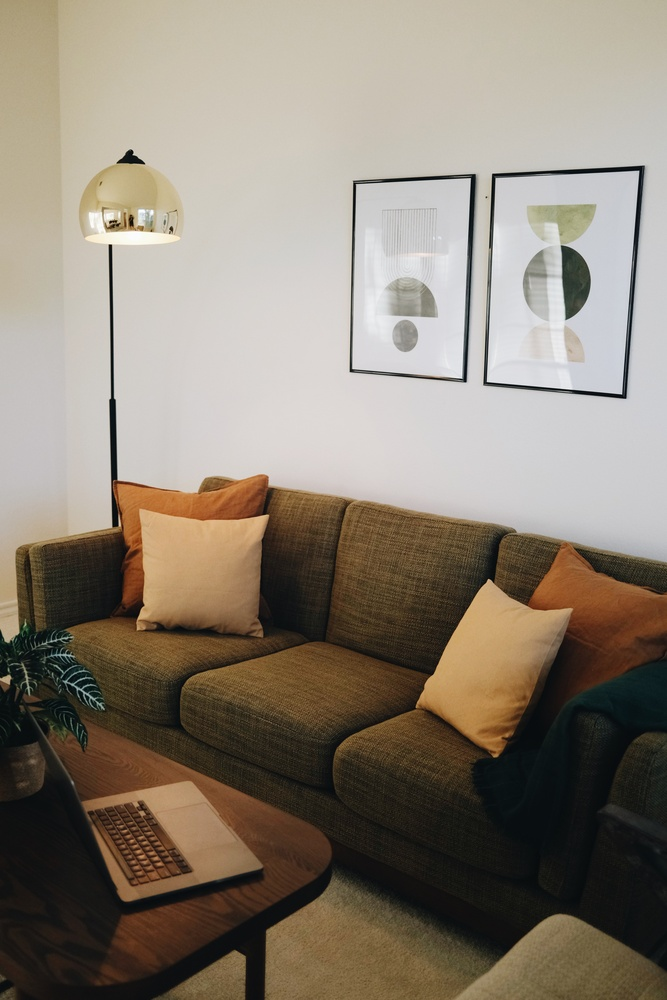
#> input picture images/example-unsplash.jpg, 667 x 1000 px, shrunk from 4160 x 6240 before the run
$ python processing.py   (older library calls are emulated)
#> lines starting #> are read from the running program, lines starting #| are printed output that depends on the picture
import numpy as np
import matplotlib.pyplot as plt
from os.path import join
from scipy.ndimage import correlate as calculate
from PIL import Image


IMGDIR = join(".", "images")

def kernel_conv(img, kernel):
    assert type(kernel) == np.ndarray, "Kernel must be a 'numpy.ndarray' object"
    assert img.ndim == kernel.ndim, f"Cannot convolve kernel (of dimension {kernel.ndim}) with image (of dimension {img.ndim})"

    new_img = np.zeros_like(img)
    calculate(img, kernel, output=new_img, mode="constant", cval=0.0)
    return new_img


def rgb2grey(img):
    """Input rgb image as np-array, shape (h, w, channels)
    """
    if img.ndim <= 2:
        return img

    n_channels = img.shape[2]
    if n_channels > 3:
        # strip off alpha channel
        # greyscale shouldn't have alphas also
        img = img[..., :3]

    # translate using luminosity-weighted function
    transform = np.array([0.2989, 0.5870, 0.1140])  # R, G, B weightings

    # apply transform to image
    grey = np.sum(np.multiply(transform, img), axis = 2)

    return grey


def gauss2d(size=3, spread=0.5, mu=0, sig=1):
    x, y = np.meshgrid(np.linspace(-spread,spread,size), np.linspace(-spread,spread,size))
    dst = np.sqrt(x*x+y*y)

    return 1./(2*np.pi*sig**2) * np.exp(-( (dst-mu)**2 / ( 2.0 * sig**2 ) ) )


def blur2d(img, kernel_size=3, kernel_type="mean"):
    """Assume 2d image (i.e. non-RGB)

    kernal_size: Dimension of a square kernel
    """

    kernel = np.ones((kernel_size, kernel_size))

    if kernel_type == "gaussian":
        kernel = gauss2d(size=kernel_size, sig=1)

    # normalise kernel
    kernel = kernel / np.sum(kernel)

    new_img = np.zeros_like(img)
    calculate(img, kernel, output=new_img, mode="constant", cval=0.0)

    return new_img


def blur(img, kernel_size=3, kernel_type="mean", stddev=1, greyscale=False):
    if greyscale:
        img = rgb2grey(img)

    if kernel_type == "gaussian":
        kernel = gauss2d(size=kernel_size, sig=stddev)
    else:
        kernel = np.ones((kernel_size, kernel_size))

    # normalise kernel
    kernel = kernel / np.sum(kernel)

    new_img = np.zeros_like(img)
    if greyscale:
        calculate(img, kernel, output=new_img, mode="constant", cval=0.0)
    else:
        # split into RGBa, then recombine
        for chan in range(img.shape[2]):
            new_img[..., chan] = calculate(img[..., chan], kernel, mode="constant", cval=0.0)

    return new_img


def sobel(img):
    """Apply a sobel operator to an image to highlight edges.
    """

    # horizontal gradient kernel
    k_v = np.array([
        [-1, 0, +1],
        [-2, 0, +2],
        [-1, 0, +1]
    ], dtype=np.float64)

    # vertical gradient kernel
    k_h = np.array([
        [-1, -2, -1],
        [ 0,  0,  0],
        [+1, +2, +1]
    ], dtype=np.float64)

    # Convolve
    G_x = np.zeros_like(img)
    G_y = np.zeros_like(img)
    calculate(img, k_v, output=G_x, mode="constant", cval=0.0)
    calculate(img, k_h, output=G_y, mode="constant", cval=0.0)

    # Calculate gradient magnitude, angle
    G = np.sqrt(G_x**2 + G_y**2)
    angles = np.arctan2(G_y, G_x)

    # Normalise output
    G = (G-np.min(G))/(np.max(G)-np.min(G))*255

    return G, angles


def sc_sobel(img):
    from scipy.ndimage import sobel as scipy_sobel
    G_x = scipy_sobel(img, axis=1, mode="constant", cval=0.0)
    G_y = scipy_sobel(img, axis=0, mode="constant", cval=0.0)

    # Calculate gradient magnitude, angle
    G = np.sqrt(G_x**2 + G_y**2)
    angles = np.arctan2(G_y, G_x)

    # Normalise output
    G = (G-np.min(G))/(np.max(G)-np.min(G))*255

    return G, angles


if __name__ == "__main__":
    fname = join(IMGDIR, "example-unsplash.jpg")
    # fname = join(IMGDIR, "256-square-image.png")

    img = Image.open(fname)
#> img is the input picture: PIL image 667x1000 RGB; mean R, G, B 139.2, 129.1, 115.6
    np_img = np.asarray(img)

    fig, axs = plt.subplots(1, 5, sharex=True, sharey=True, figsize=(15, 8))

    # convert to array
    axs[0].imshow(np_img)
    axs[0].set_title("Original")

    # convert to greyscale
    bw_img = rgb2grey(np_img)
#> in rgb2grey, `grey = np.sum(np.multiply(transform, img), axis = 2)`:
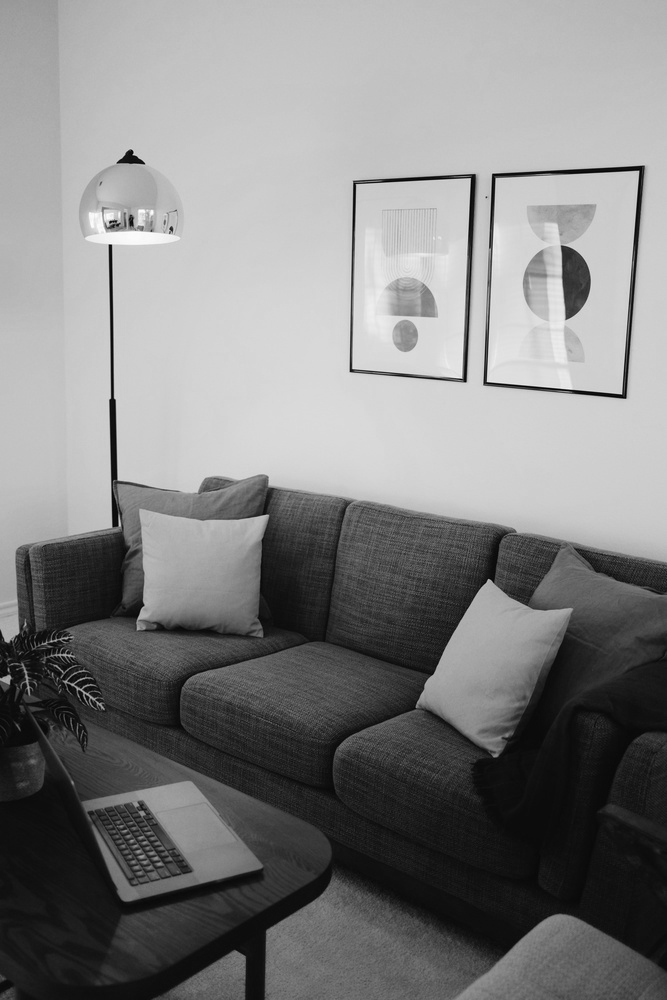
#> grey: shape (1000, 667) float64; min 0.587, max 254.7, mean 130.5
    axs[1].imshow(bw_img, cmap="gray")
    axs[1].set_title("Greyscale")

    # soften with gaussian blur
    soft_img = blur(bw_img, greyscale=True, kernel_type="Gaussian", stddev=0.5)
    axs[2].imshow(soft_img, cmap="gray")
    axs[2].set_title("Gaussian blur")

    # sobel edge detection
    edges, angles = sobel(soft_img)
#> in sobel, `angles = np.arctan2(G_y, G_x)`:
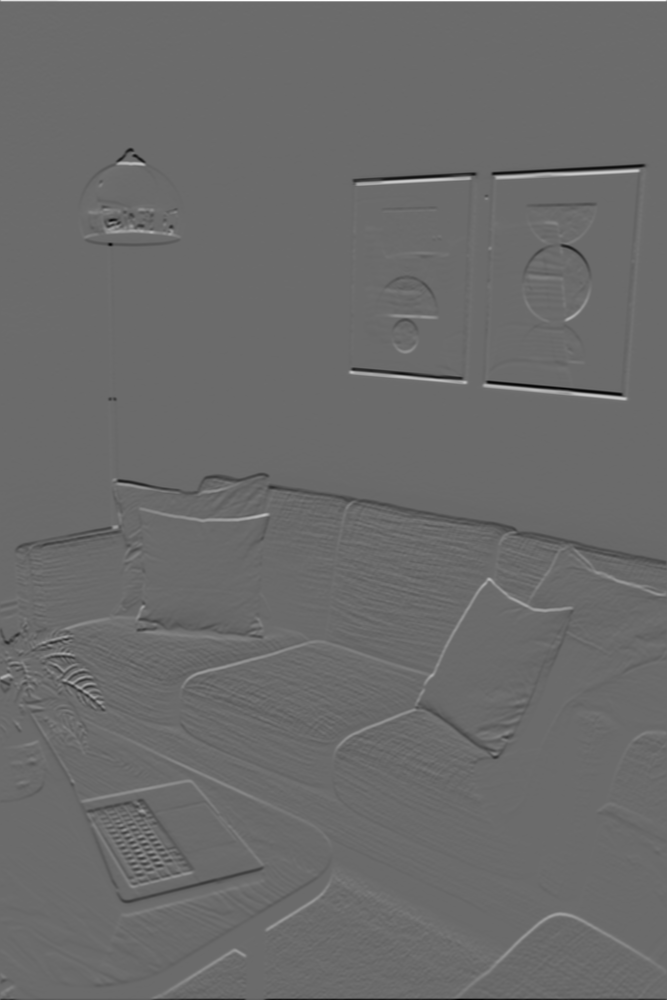
#> G_y: shape (1000, 667) float64; min -558.9, max 767.8, mean -0.3; drawn with min black and max white
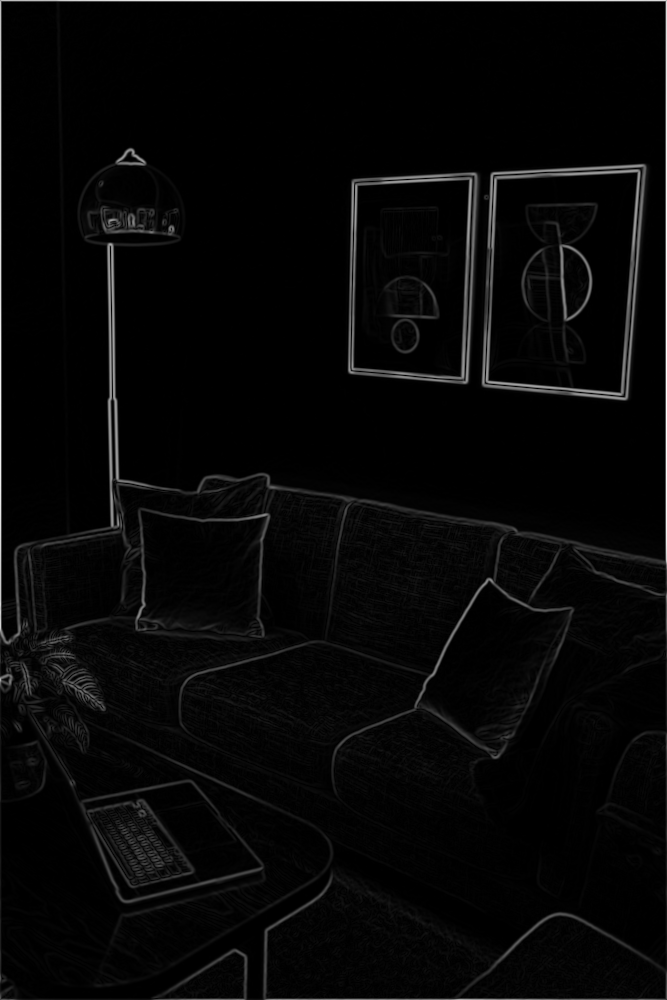
#> edges: shape (1000, 667) float64; min 0, max 255, mean 7.4
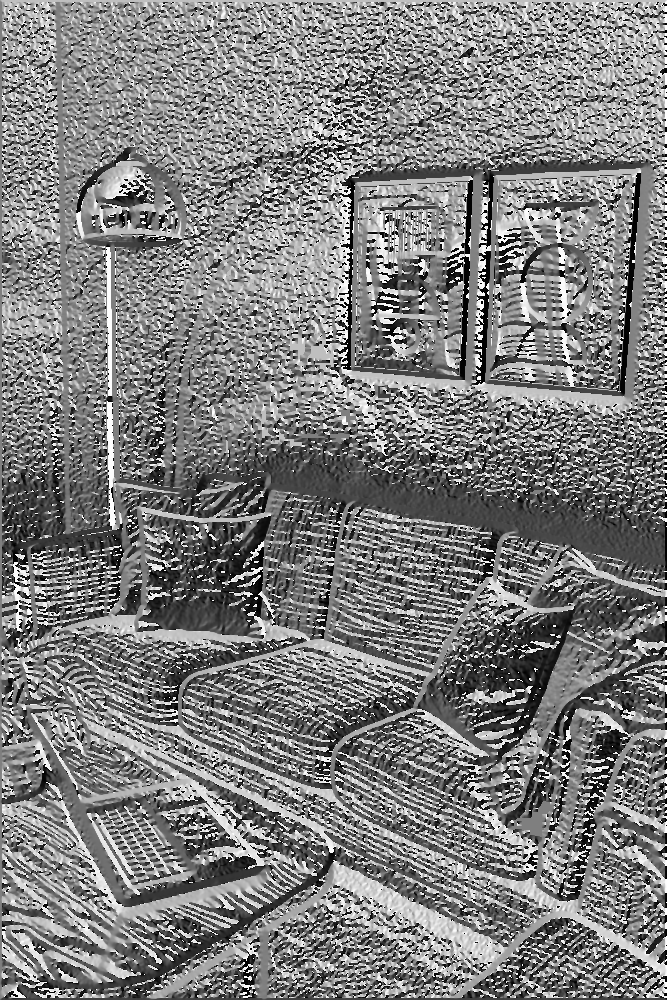
#> angles: shape (1000, 667) float64; min -3.14, max 3.14, mean -0.0193; drawn with min black and max white
    axs[3].imshow(edges, cmap="gray")
    axs[3].set_title("User-Defined Sobel edge detection")

    scipysobel, scipyangles = sc_sobel(soft_img)
    axs[4].imshow(scipysobel, cmap="gray")
    axs[4].set_title("Scipy-Defined Sobel edge detection")

    fig.tight_layout()

    # compare output from both
    diff = edges - scipysobel
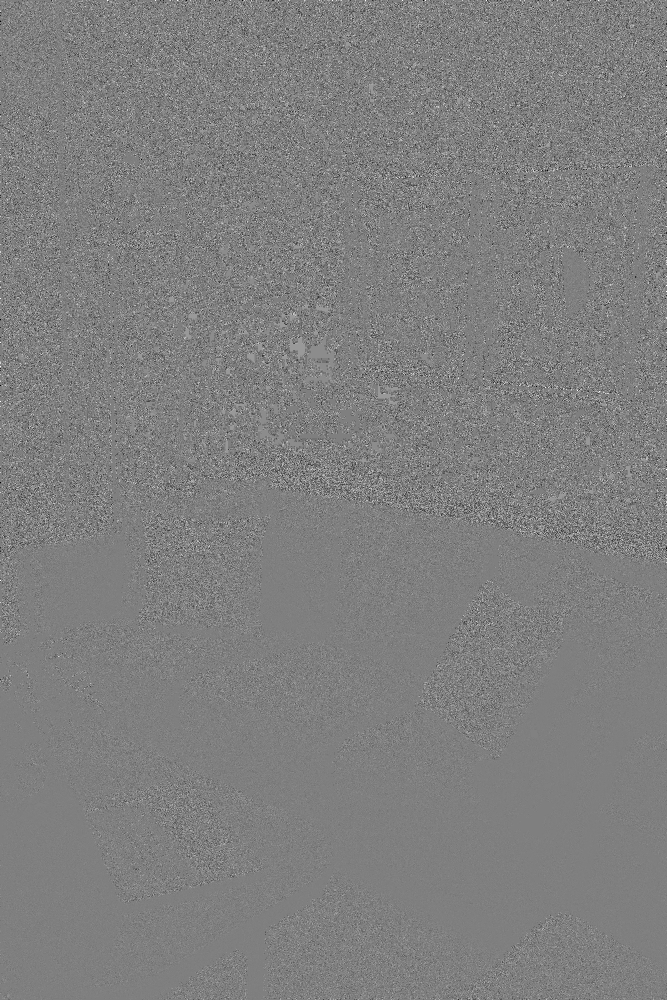
#> diff: shape (1000, 667) float64; min -8.53e-14, max 8.53e-14, mean 6.13e-17; drawn with min black and max white
    print("Average difference between each user- and scipy-defined Sobel output pixel is ", np.mean(diff[diff != 0]))
#| Average difference between each user- and scipy-defined Sobel output pixel is  7.594270881062092e-17

    # plot angles
    print("Angles range from ", np.min(angles)/np.pi, "pi to ", np.max(angles)/np.pi, "pi")
#| Angles range from  -1.0 pi to  1.0 pi

    fig, axs = plt.subplots(1, 2, sharex=True, sharey=True)

    ang = axs[0].imshow(angles/np.pi)
    axs[0].set_title("User-defined angles (/$\pi$) from Sobel")

    ang = axs[1].imshow(scipyangles/np.pi)
    axs[1].set_title("Scipy-defined angles (/$\pi$) from Sobel")

    fig.tight_layout()
    plt.colorbar(ang, ax=fig.get_axes())

    # im = Image.fromarray(edges.astype(np.uint8)).save("sobel-edge-detect.png")

    # horizontal gradient kernel
    k_1 = np.array([
        [-1./4., 0,  1./4.],
        [   0,   0,    0  ],
        [ 1./4., 0, -1./4.],
    ], dtype=np.float64)

    # vertical gradient kernel
    k_2 = np.array([
        [-1, -1, -1],
        [-1,  4, -1],
        [-1, -1, -1]
    ], dtype=np.float64)

    fig, axs = plt.subplots(1, 2, sharex=True, sharey=True)
    axs[0].imshow(kernel_conv(soft_img, k_1), cmap="gray")
    axs[1].imshow(kernel_conv(soft_img, k_2), cmap="gray")
    fig.tight_layout()

    plt.show()
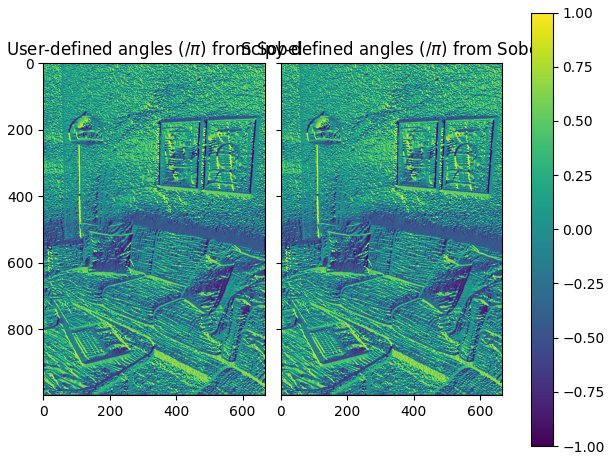
#> figure drawn by matplotlib, 3 panels
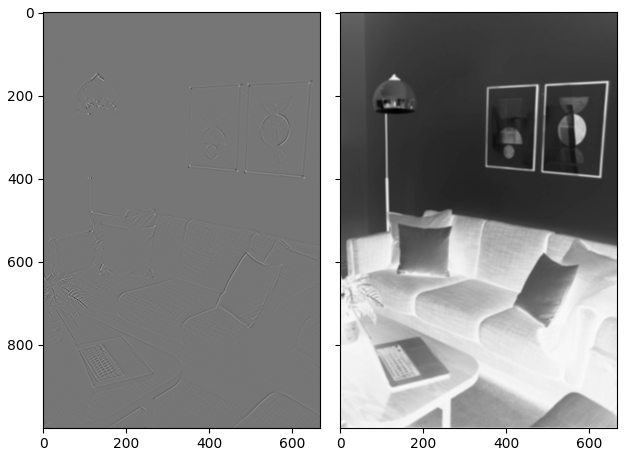
#> figure drawn by matplotlib, 2 panels
